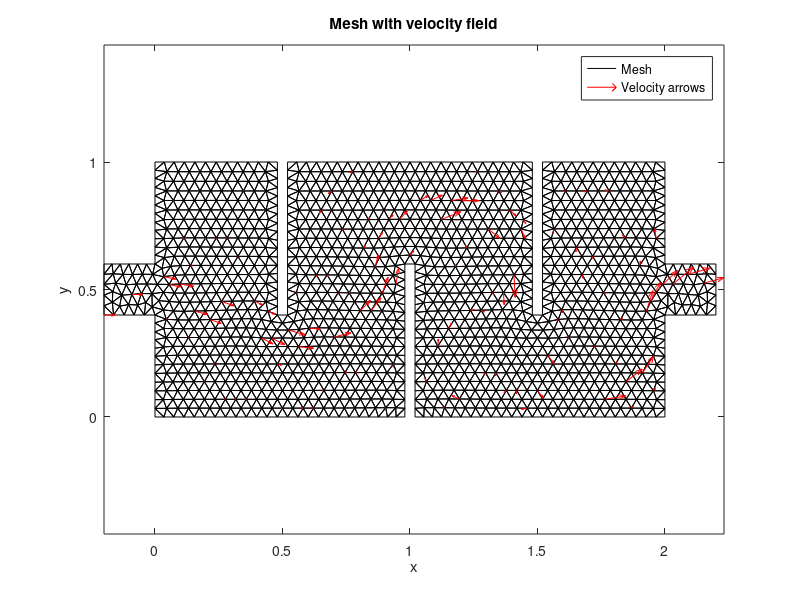

This chart was generated by the following MATLAB code:
%% plot_mesh_velocity.m


clear; clc; close all;

%% 1.
% mesh4.mat:  P (Nnode x 2)  
%             T (Ne x 3)     
% velocity4.mat: v (Nnode x 2)  
load('mesh4.mat');      
load('velocity4.mat'); 

node = P;        
elem = T;        
vel  = v;       

%% 2. 
figure;
triplot(elem, node(:,1), node(:,2), 'k');  
axis equal tight;
hold on;
title('Mesh with velocity field');
xlabel('x');
ylabel('y');

%% 3.  mesh 

step = 10;                            
idx  = 1:step:size(node,1);          


scale = 0.5;


quiver(node(idx,1), node(idx,2), ...  
       vel(idx,1),  vel(idx,2), ...   
       scale, 'r');                   

legend({'Mesh','Velocity arrows'}, 'Location','best');
